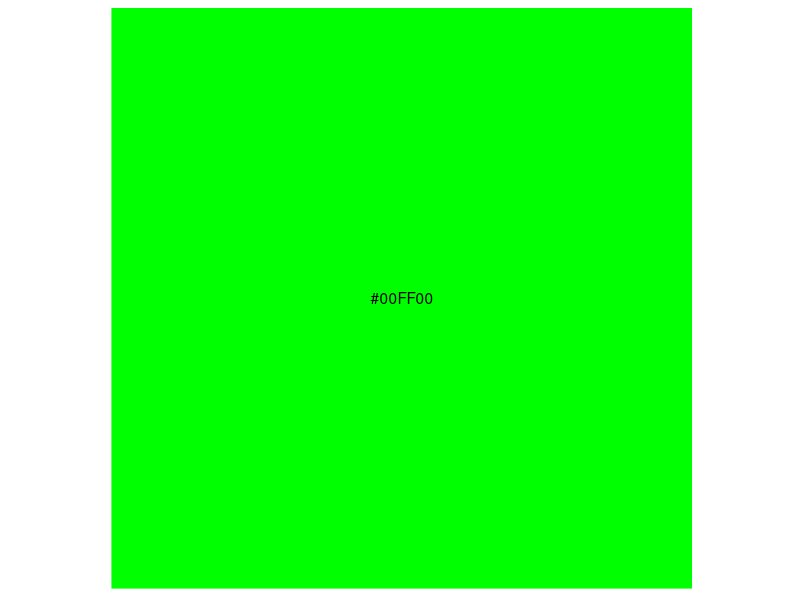
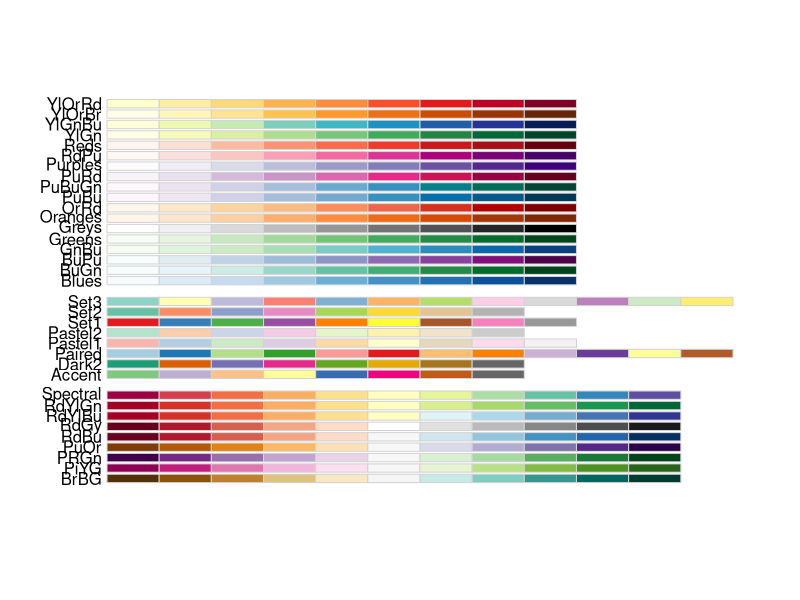
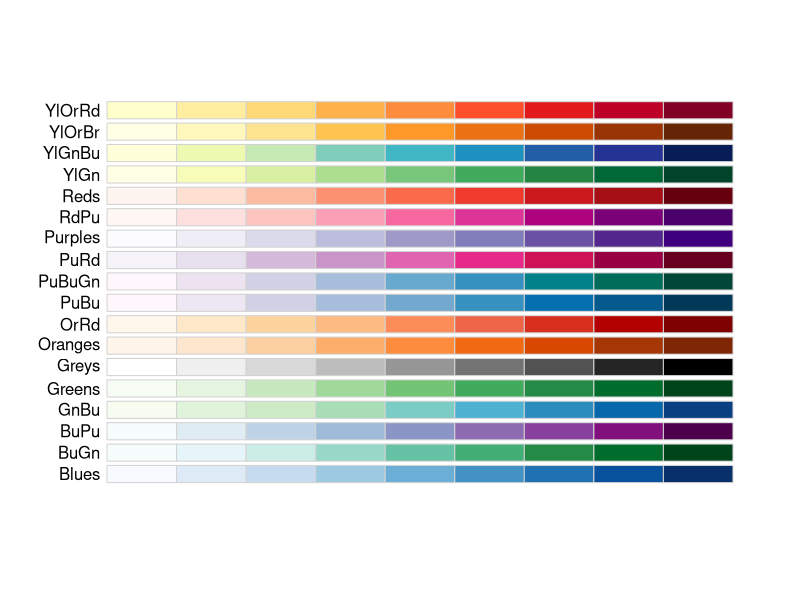
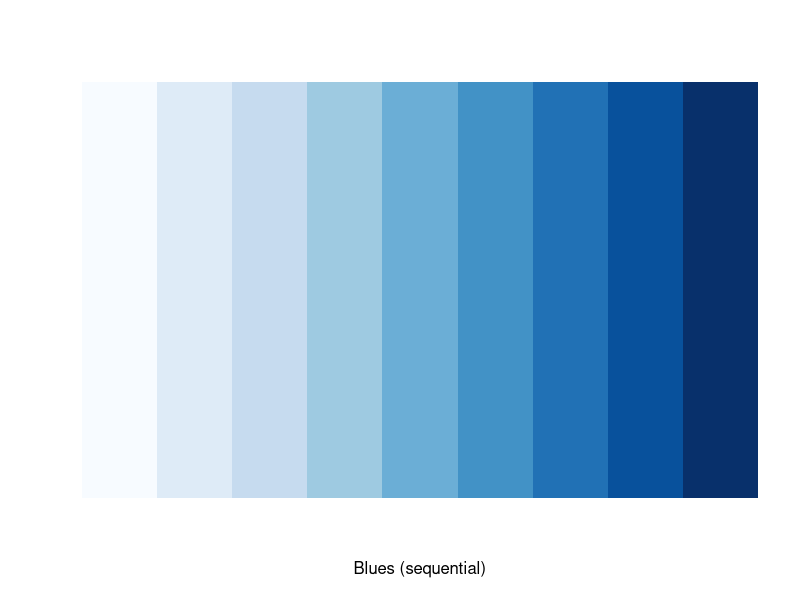
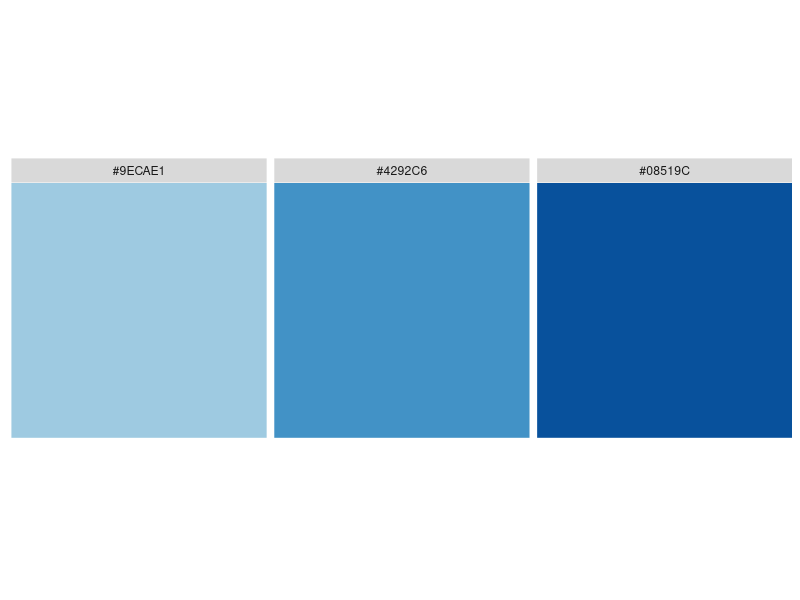
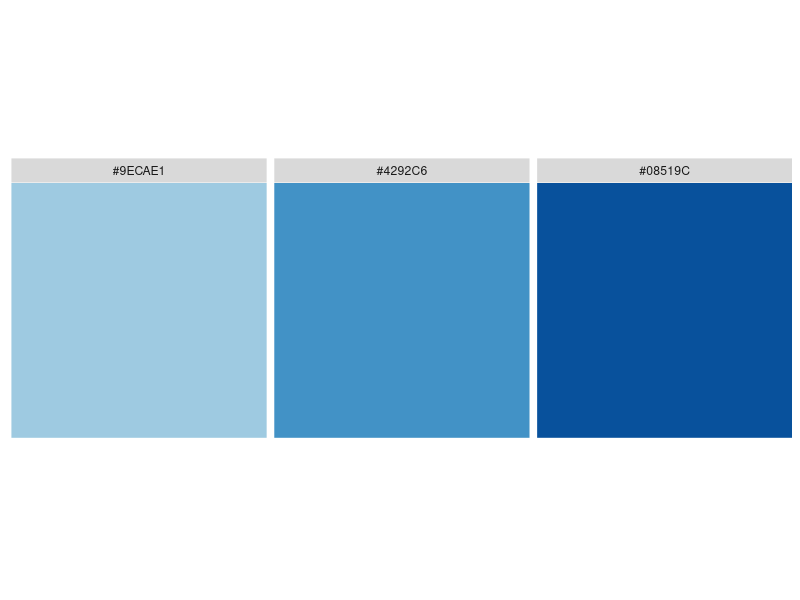
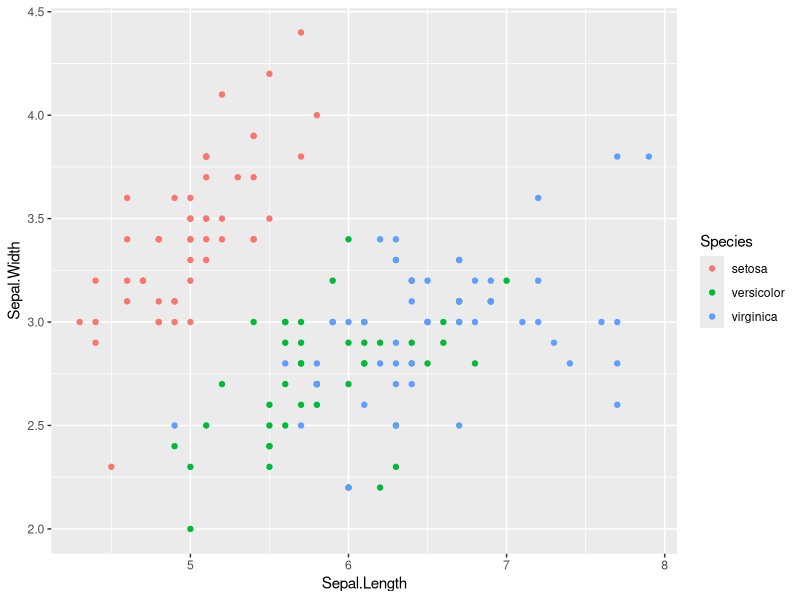
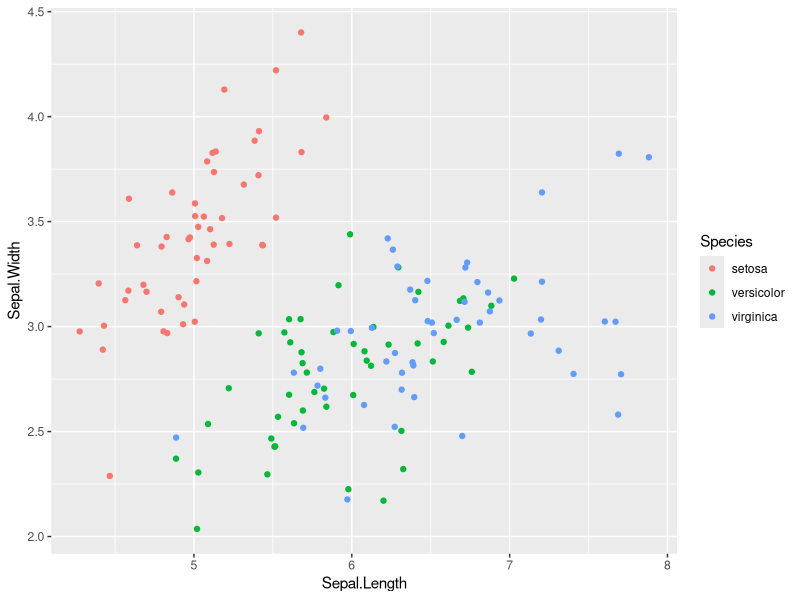

Write R code to recreate these figures, in order. (Note: this script raises an error after producing the figures.)
# ggplot2 coding challange
# Ghadi 
# 19.10.2020

# load packages
library(ggplot2) # part of tidyverse library 
library(RColorBrewer)

library(munsell)
library(Hmisc)
library(lattice)
library(survival)
library(Formula)

# Using color:
# Hex codes - 6 alpha-numeric digits long

# Base 16 (hexadecimal) numbering system
# 16 1-digit(16^1): 0-9 & a-f(or A-F) same
# 256 2-digit(16^2): 00-ff


# Base 10 numbring systems
# 10 1-digit(10^1): 0-9
# 100 2-digit(10^2): 00-99
# 1000 3-digit(10^3): 000-999 WILL NOT USE

# Hex codes: "RRGGBB"
"#FFFFFF" # All color = Black or White ? White
"#000000" #No color = Black or White ? Black
"#af9900" #Dark gold
munsell::plot_hex("#00FF00") #show color

# in total we have :
256*256*256 # RR*GG*BB -> 16 77 216

# see all color pallet 
display.brewer.all()

display.brewer.all(type = "seq")

display.brewer.pal(9, "Blues")

brewer.pal(9, "Blues")

myBlues <- brewer.pal(9, "Blues")[c(4,6,8)]

# BELLOW 2 function have same output
plot_hex(myBlues)

munsell::plot_hex(myBlues)

# Load dataset
iris
# 1- Basic scatter plot with color
# first , save plot with color
g <- ggplot(iris, aes(x=Sepal.Length , y=Sepal.Width, color = Species)) 

# Then add various other layers

g +
  geom_point()
# Problem with using points: Overlapping :/
# here because of "low precision data"
# Solution 
g +
  geom_jitter()

g +
  geom_point(position = "jitter")

posn_j <- position_jitter(seed = 136)

g +
  geom_point(position = posn_j)

# 3 - linear model without background 
g + geom_point(position = posn_j , shape=1 ) +
  stat_smooth(method = "lm", se = FALSE) + # Linear Model
  scale_color_brewer("Iris Species", palette = "Dark2") + # change color & give it diff name 
  theme(legend.position = c(0.1,0.9)) +
  #scale_x_continuous("Sepal Length(cm)", limits = c(4,8)) +
  #scale_y_continuous("Sepal Width (cm)", limits = c(2,5)) +
  coord_cartesian(xlim = c(4,8),ylim = c(2,5),expand = 0,clip = "off")
  theme_classic()

  
## 3 img 
  
ggplot(iris, aes(x=Sepal.Length , y=Sepal.Width)) +
  geom_point(position = posn_j ,shape=16 , alpha = 0.6) +
  geom_smooth(method = "lm", se = FALSE,color ="#cb181d") +
  coord_cartesian(xlim = c(4,8) , ylim = c(2,5) , expand = 0 , clip = "off")+
  facet_grid(. ~ Species) +
  labs(title = "The iris data set again!",
       caption = "Anderson ,1931",
       x ="Sepal Length(cm)",
       y ="Sepal Wedth(cm)",
       color = "") +
  theme_classic(10) +
  theme(rect = element_blank(),
        legend.position = c(0.2,0.9),
        aspect.ratio = 1)





    
# Mammal EX:-  
msleep

msleep2 <- msleep %>% 
  select(vore, sleep_total) %>% 
  na.omit()

msleep2

# a) "Dot" plot
g2 <- ggplot(msleep2, aes(x = vore, y = sleep_total, color = vore)) +
  geom_point(position = position_jitter(width = 0.2, seed = 136), 
             shape = 16, alpha = 0.65) +
  scale_color_brewer(palette = "Dark2") +
  scale_y_continuous(limits = c(0,24),
                     breaks = seq(0, 24, 6),
                     expand = c(0,0)) +
  scale_x_discrete(labels = c("Carnivore",
                              "Herbivore",
                              "Insectivore",
                              "Omnivore")) +
  labs(title = "a) Dot Plot",
       x = "Eating Habits",
       y = "Total Sleep Time (h)") +
  theme_classic() +
  theme(axis.text.x = element_text(angle = 45, hjust = 1),
        legend.position = "none") +
  NULL
g2

# dot plot with mean & sd
g2  + stat_summary(fun.data = mean_cl_normal)

#facet_grid(sleep_total ~ vore) +

# How about a density plot:
ggplot(msleep2, aes(sleep_total, color = vore)) +
  geom_density()

# b) "Dot" plot with mean and sd
data_summary <- function(x) {
  m <- mean(msleep2$sleep_total)
  ymin <- m-sd(msleep2$sleep_total)
  ymax <- m+sd(msleep2$sleep_total)
  return(c(y=m,ymin=ymin,ymax=ymax))
}
g2 + stat_summary(fun.data=data_summary, color="black")



# c) Just the mean and the sd
gc <- ggplot(msleep2, aes(x = vore, y = sleep_total, color = vore))
#posn_j <- position_jitter(seed = 136)

gc +
  geom_jitter(width = 0.3, alpha =  0.6, shape =1)


set.seed(136)
xx <- rnorm(100, 10, 6)
mean(xx)
sd(xx)
smean.sdl(xx, mult = 1)
mean_sdl(xx, mult = 1)

gc +
  stat_summary(fun.data = mean_sdl, 
               fun.args = list(mult = 1))




 
# d) Bar (aka "Dynamite") plot
gBar <- ggplot(msleep2, aes(factor(vore), fill = factor(sleep_total)))
gBar

gBar +
  geom_bar(position = "fill") 

# e) Box plot

# f) Violin plot















#theme(legend.position = left)
#scale_x_continuous( limits = c(4,8)) +
#scale_y_continuous(limits = c(2,5))
